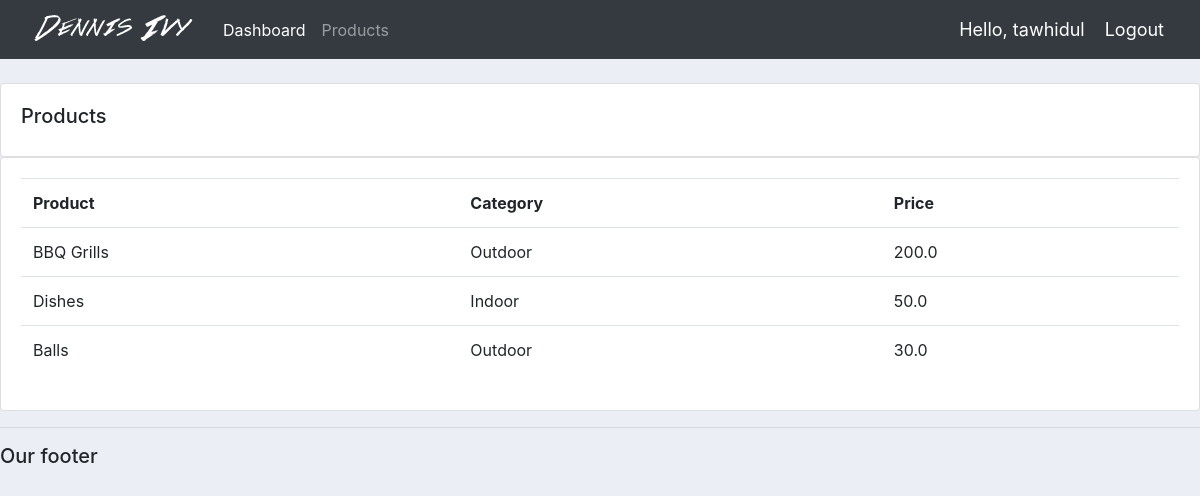
Screenshot of /products/ (signed in) with the database file from the repository.
### accounts/models.py (models this page shows, shortened)
class Product(models.Model):
    CATEGORY = (
        ('Indoor', 'Indoor'),
        ('Outdoor', 'Outdoor'),
    )
    name = models.CharField(max_length=200, null=True)
    price = models.FloatField(null=True)
    category = models.CharField(max_length=200, null=True, choices=CATEGORY)
    description = models.CharField(max_length=200, null=True, blank=True)
    date_created = models.DateTimeField(auto_now_add=True, null=True)
    tags = models.ManyToManyField(Tag)

### accounts/decorators.py (the view)
        def wrapper_func(request, *args, **kwargs):
            group = None
            if request.user.groups.exists():
                group = request.user.groups.all()[0].name
            if group in allowed_roles:
                return view_func(request, *args, **kwargs)
            else:
                return HttpResponse('You are not authorized to view this page')

### accounts/views.py (called while the page is built)
@login_required(login_url='login')
@allowed_users(allowed_roles=['admin'])
def products(request):
    products = Product.objects.all()
    return render(request, 'accounts/products.html', {'products': products})

### accounts/templates/accounts/products.html
{% extends 'accounts/main.html' %}
{% block content %}
<br>
		<div class="row">
			<div class="col-md">
				<div class="card card-body">
					<h5>Products</h5>
				</div>
				<div class="card card-body">
					<table class="table">
						<tr>
							<th>Product</th>
							<th>Category</th>
							<th>Price</th>
						</tr>
						{% for i in products %}
							<tr>
								<td>{{i.name}}</td>
								<td>{{i.category}}</td>
								<td>{{i.price}}</td>
							</tr>
						{% endfor %}
					</table>
				</div>
			</div>
		</div>
{% endblock %}

### accounts/templates/accounts/navbar.html (shortened to what this page needs)
{% load static %}
<nav class="navbar navbar-expand-lg navbar-dark bg-dark">
  <img src="{% static 'images/logo.png' %}">
  <div class="collapse navbar-collapse" id="navbarNav">
    <ul class="navbar-nav">
      {% if request.user.is_staff %}
      <li class="nav-item active">
        <a class="nav-link" href="{% url 'home' %}">Dashboard</a>
      </li>
      <li class="nav-item">
        <a class="nav-link" href="{% url 'products' %}">Products</a>
      </li>
      {% else %}
       <li class="nav-item">
        <a class="nav-link" href="{% url 'account' %}">Settings</a>
      </li>
      {% endif %}
    </ul>
  </div>
  <span class="hello-msg">Hello, {{request.user}}</span>
  <span><a class="hello-msg" href="{% url 'logout' %}">Logout</a></span>
</nav>

### static/css/main.css (style rules this page uses)
body { background-color: #ebeff5; }

### accounts/templates/accounts/navbar.html (style rules this page uses)
.hello-msg { font-size: 18px; color: #fff; margin-right: 20px; }

### rows the page displays
Product: name "BBQ Grills", category "Outdoor", price "200.0"
Product: name "Dishes", category "Indoor", price "50.0"
Product: name "Balls", category "Outdoor", price "30.0"

### other values shown
{{ request.user }} "tawhidul"
